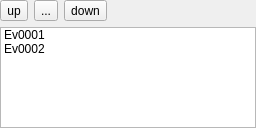
<?xml version="1.0" encoding="UTF-8"?>
<ui version="4.0">
 <class>MapEventListView</class>
 <widget class="QWidget" name="MapEventListView">
  <property name="geometry">
   <rect>
    <x>0</x>
    <y>0</y>
    <width>256</width>
    <height>128</height>
   </rect>
  </property>
  <property name="sizePolicy">
   <sizepolicy hsizetype="Preferred" vsizetype="Preferred">
    <horstretch>0</horstretch>
    <verstretch>0</verstretch>
   </sizepolicy>
  </property>
  <property name="minimumSize">
   <size>
    <width>256</width>
    <height>128</height>
   </size>
  </property>
  <property name="windowTitle">
   <string>MainWindow</string>
  </property>
  <layout class="QVBoxLayout" name="verticalLayout">
   <property name="leftMargin">
    <number>0</number>
   </property>
   <property name="topMargin">
    <number>0</number>
   </property>
   <property name="rightMargin">
    <number>0</number>
   </property>
   <property name="bottomMargin">
    <number>0</number>
   </property>
   <item>
    <layout class="QHBoxLayout" name="eventListToolPanel">
     <item>
      <widget class="QToolButton" name="toolButton_2">
       <property name="text">
        <string>up</string>
       </property>
       <property name="icon">
        <iconset resource="main.qrc">
         <normaloff>:/main/res/icon/pen.xpm</normaloff>:/main/res/icon/pen.xpm</iconset>
       </property>
       <property name="checkable">
        <bool>true</bool>
       </property>
      </widget>
     </item>
     <item>
      <widget class="QToolButton" name="collisioinSetButton">
       <property name="text">
        <string>...</string>
       </property>
       <property name="icon">
        <iconset resource="main.qrc">
         <normaloff>:/main/res/icon/four_blocks.xpm</normaloff>:/main/res/icon/four_blocks.xpm</iconset>
       </property>
       <property name="checkable">
        <bool>true</bool>
       </property>
      </widget>
     </item>
     <item>
      <widget class="QToolButton" name="toolButton">
       <property name="text">
        <string>down</string>
       </property>
       <property name="icon">
        <iconset resource="main.qrc">
         <normaloff>:/main/res/icon/rect.xpm</normaloff>:/main/res/icon/rect.xpm</iconset>
       </property>
       <property name="checkable">
        <bool>true</bool>
       </property>
      </widget>
     </item>
     <item>
      <spacer name="horizontalSpacer">
       <property name="orientation">
        <enum>Qt::Horizontal</enum>
       </property>
       <property name="sizeHint" stdset="0">
        <size>
         <width>40</width>
         <height>20</height>
        </size>
       </property>
      </spacer>
     </item>
    </layout>
   </item>
   <item>
    <widget class="QListWidget" name="listWidget">
     <property name="minimumSize">
      <size>
       <width>0</width>
       <height>0</height>
      </size>
     </property>
     <property name="maximumSize">
      <size>
       <width>16777215</width>
       <height>16777215</height>
      </size>
     </property>
     <item>
      <property name="text">
       <string>Ev0001</string>
      </property>
     </item>
     <item>
      <property name="text">
       <string>Ev0002</string>
      </property>
     </item>
    </widget>
   </item>
  </layout>
 </widget>
 <layoutdefault spacing="6" margin="11"/>
 <resources>
  <include location="main.qrc"/>
 </resources>
 <connections/>
</ui>
